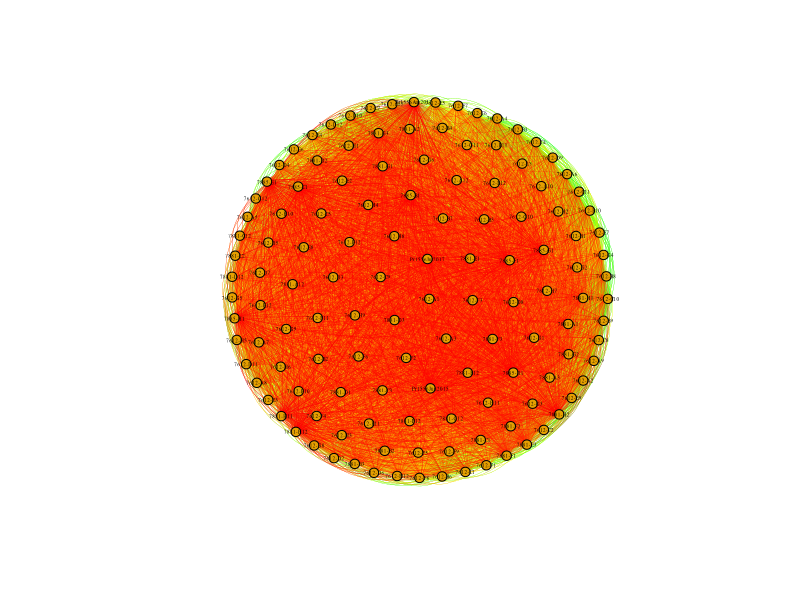

Write R code to recreate this figure.
#'@author Ricardo I Alcala
#'@title Genetic Distance - Network Analysis
#'@description 
#'

#- setting working directory
setwd("~/Box/OSU/P_ramorum/data/")

#----functions

#------ loading libraries
library(reshape2)
library(ggplot2)
library(ape)
library(igraph)

#------
gd <- read.csv("na1_gendists.txt", header = T, sep = " ")
colnames(gd) <- rownames(gd)
class(gd)
gd[1:4,1:4]

gdnet <- melt(as.matrix(gd)) 
colnames(gdnet) <- c("From", "To", "value")
head(gdnet)
#
gdnet0 <- gdnet[!rowSums(gdnet[-c(1:2)] == 0) >= 1,] #removing 0's
gdnet <- gdnet0[gdnet0[-c(1:2)] > 85,] # setting up the treshold
head(gdnet)


#----- Network
x = gdnet
igraph<-graph_from_data_frame(x, directed = FALSE)
rbPal <- colorRampPalette(c("green", "yellow", "red")) 
counPal <- colorRampPalette(c("red", "yellow", "blue", "white", "brown"), bias = 1)
V(igraph)$size=5
# V(igraph)$xx <- as.numeric(as.factor(V(igraph))) # make the categories of x into numeric values for color ramp
# V(igraph)$color <- counPal(10)[cut(as.numeric(V(igraph)$xx),breaks = 10)]
CounColor <- unique(cbind(V(igraph)$Country, V(igraph)$color))
E(igraph)$xx <- as.numeric(unlist(E(igraph))) # make the categories of x into numeric values for color ramp
E(igraph)$color <- rbPal(10)[cut(as.numeric(E(igraph)$xx),breaks = 10)]


plot(igraph,  edge.arrow.size=.05, vertex.label.cex=.3, vertex.label.color='black',edge.curved=T, edge.width=0.2, layout=layout_with_kk)
# legend(x= 0.9, y= -0.9, CounColor[,1], pch=21,  col="black", pt.bg=CounColor[,2], pt.cex=2,cex=.8, bty="n", ncol=1)
